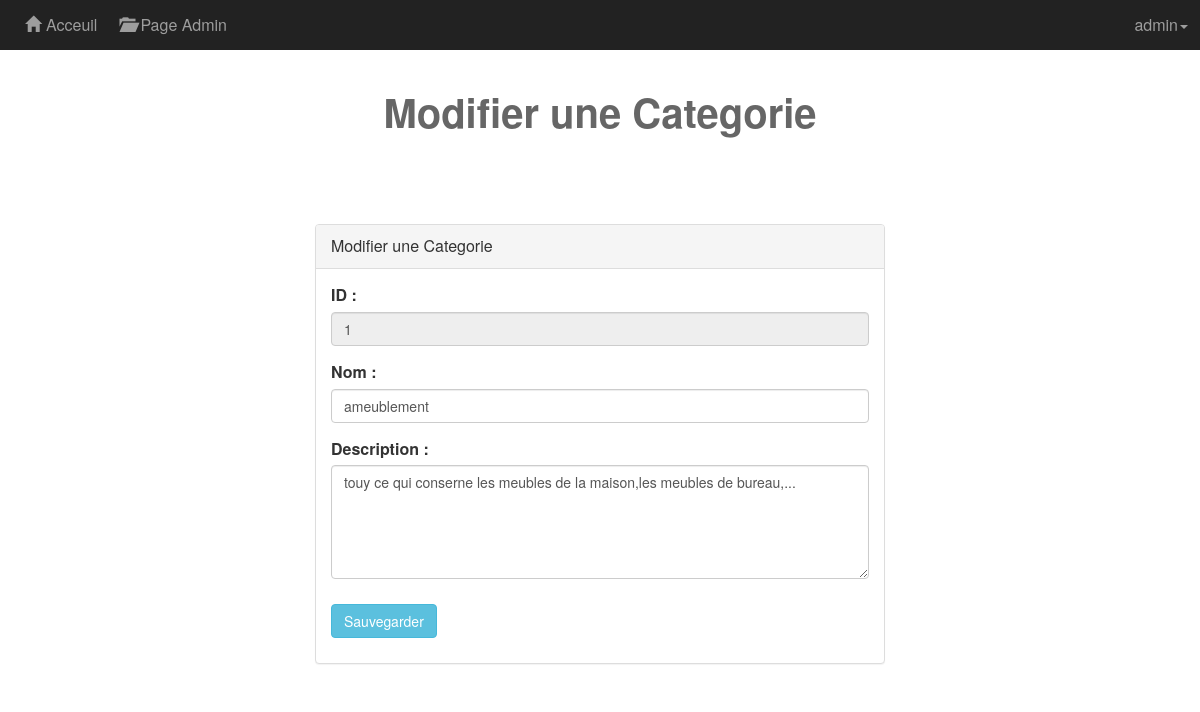
Screenshot of /vues/EditCatpage.php?catid=1 (signed in) with the database file from the repository.
### tables this page shows
CREATE TABLE `categorie` (
  `ID` int(11) NOT NULL,
  `NOM` varchar(255) NOT NULL,
  `DESCRIPTION` varchar(255) NOT NULL
);

### modeles/config/CategoryDAO.class.php (called while the page is built, shortened)
<?php
require_once("../modeles/classes/4-Categorie.class.php");
class CategorieDAO
{
	public function getCatById($id)
	{
		$db = Database::getInstance();
		$pstmt = $db->prepare("SELECT * FROM categorie WHERE ID = :x ");
		$pstmt->execute(array('x' => $id));
		$result = $pstmt->fetch(PDO::FETCH_OBJ);
		if ($result)
		{
			$c = new Categorie();
			$c->loadFromObject($result);
			return $c;
		}
		return NULL;
	}
}

### controleurs/Controle_EditCategory.php (called while the page is built, shortened)
<?php
require_once('../modeles/config/CategoryDAO.class.php');
class Controle_EditCategory
{
  public function getCat()
  {
      if( isset($_GET['catid']) && is_numeric($_GET['catid']) )
          {
              $id = intval($_GET['catid']);
              $dao = new CategorieDAO();
              $cat = $dao->getCatById($id);
              return $cat;
          }
  }
}
?>

### modeles/classes/4-Categorie.class.php (called while the page is built, shortened)
<?php
class Categorie {
	private $nom_categorie;
	private $desc_categorie;
	public function getNom()            { return $this->nom_categorie; }
	public function getDESC_CAT()       { return $this->desc_categorie; }
	public function loadFromObject($x)
	{
		$this->nom_categorie  = $x->NOM;
		$this->desc_categorie = $x->DESCRIPTION;
	}
}
?>

### vues/EditCatpage.php (the view, shortened to what this page needs)
<?php
    require_once('../controleurs/Controle_EditCategory.php');
    include('header.php');
    include('navBar.php');
    $catdao = new Controle_EditCategory();
    $cat = $catdao->getCat();
?>
<h1 class="text-center" style="color:#666;font-weight: bold;margin:40px 0;font-size:40px;">Modifier une Categorie</h1>
<div class="container spacer col-md-6 col-xs-12 col-md-offset-3" style="top:50px">
        <div class="panel panel-default">
            <div class="panel-heading">Modifier une Categorie</div>
                <div class="panel-body">
                    <form method="post" action="../controleurs/Controle_UpdateCategory.php">
                        <div class="form-group">
                            <label class="control-label">ID :</label>
                            <input type="text" name="categoryID" value="<?php echo $_GET['catid']; ?>" class="form-control" readonly>
                        </div>
                        <div class="form-group">
                            <label class="control-label">Nom :</label>
                            <input type="text" name="nomCat" value="<?php echo $cat->getNom(); ?>" class="form-control" required>
                        </div>
                        <div class="form-group">
                            <label class="control-label">Description :</label>
                            <textarea name="desCat" class="form-control" rows="5" required ><?php echo $cat->getDESC_CAT(); ?></textarea>
                        </div>
                        <div>
                            <button class="btn btn-info" type="submit" style="margin-bottom:10px;margin-top:10px;">Sauvegarder</button>
                        </div>
                    </form>
            </div>
        </div>
    </div>
<?php include('footer.php') ?>

### styles-CSS/NavBarCSS.css (style rules this page uses)
body { font-size: 16px; }

### styles-CSS/Page-damin.CSS.css (style rules this page uses)
h1 { font-size:55px; margin:40px 0; font-weight: bold; color:#666; }

### rows the page displays
categorie: nomCat "ameublement", desCat "touy ce qui conserne les meubles de la maison,les meubles de bureau,..."

### other values shown
$_SESSION['userName'] "admin"
